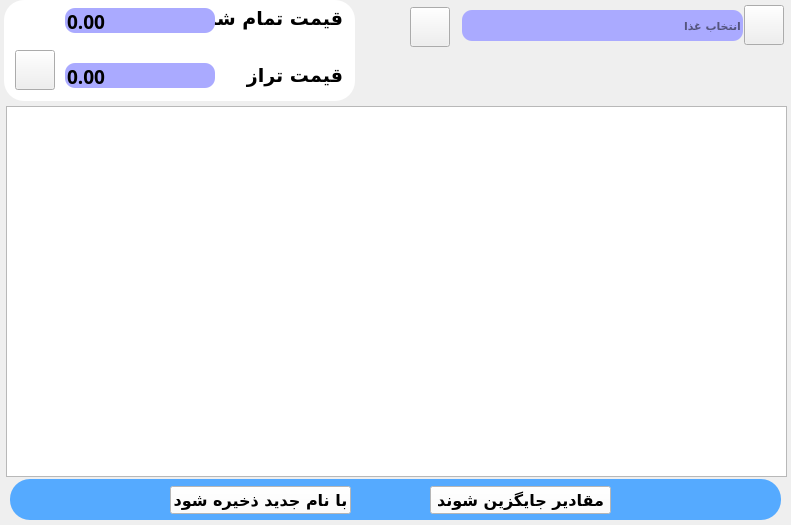
<?xml version="1.0" encoding="UTF-8"?>
<ui version="4.0">
 <class>pricingForm</class>
 <widget class="QWidget" name="pricingForm">
  <property name="geometry">
   <rect>
    <x>0</x>
    <y>0</y>
    <width>791</width>
    <height>525</height>
   </rect>
  </property>
  <property name="windowTitle">
   <string>Form</string>
  </property>
  <widget class="QTableView" name="tableView">
   <property name="geometry">
    <rect>
     <x>6</x>
     <y>106</y>
     <width>781</width>
     <height>371</height>
    </rect>
   </property>
   <property name="font">
    <font>
     <family>B Nazanin</family>
     <pointsize>12</pointsize>
    </font>
   </property>
   <property name="layoutDirection">
    <enum>Qt::RightToLeft</enum>
   </property>
   <attribute name="horizontalHeaderStretchLastSection">
    <bool>true</bool>
   </attribute>
  </widget>
  <widget class="QLabel" name="label_2">
   <property name="geometry">
    <rect>
     <x>212</x>
     <y>3</y>
     <width>131</width>
     <height>31</height>
    </rect>
   </property>
   <property name="font">
    <font>
     <family>B Nazanin</family>
     <pointsize>14</pointsize>
     <weight>75</weight>
     <bold>true</bold>
    </font>
   </property>
   <property name="text">
    <string>قیمت تمام شده</string>
   </property>
   <property name="alignment">
    <set>Qt::AlignLeading|Qt::AlignLeft|Qt::AlignVCenter</set>
   </property>
  </widget>
  <widget class="QDoubleSpinBox" name="primePrice">
   <property name="geometry">
    <rect>
     <x>65</x>
     <y>8</y>
     <width>150</width>
     <height>25</height>
    </rect>
   </property>
   <property name="font">
    <font>
     <family>B Nazanin</family>
     <pointsize>14</pointsize>
     <weight>75</weight>
     <bold>true</bold>
    </font>
   </property>
   <property name="styleSheet">
    <string notr="true">background-color: rgb(170, 170, 255);
border-radius:10px;</string>
   </property>
   <property name="readOnly">
    <bool>true</bool>
   </property>
   <property name="buttonSymbols">
    <enum>QAbstractSpinBox::NoButtons</enum>
   </property>
   <property name="maximum">
    <double>1000000000000000000000.000000000000000</double>
   </property>
  </widget>
  <widget class="QDoubleSpinBox" name="sellPrice">
   <property name="geometry">
    <rect>
     <x>65</x>
     <y>63</y>
     <width>150</width>
     <height>25</height>
    </rect>
   </property>
   <property name="font">
    <font>
     <family>B Nazanin</family>
     <pointsize>14</pointsize>
     <weight>75</weight>
     <bold>true</bold>
    </font>
   </property>
   <property name="styleSheet">
    <string notr="true">background-color: rgb(170, 170, 255);
border-radius:10px;</string>
   </property>
   <property name="readOnly">
    <bool>false</bool>
   </property>
   <property name="buttonSymbols">
    <enum>QAbstractSpinBox::NoButtons</enum>
   </property>
   <property name="suffix">
    <string/>
   </property>
   <property name="minimum">
    <double>-1000000000000000000000.000000000000000</double>
   </property>
   <property name="maximum">
    <double>1000000000000000000000.000000000000000</double>
   </property>
  </widget>
  <widget class="Btn" name="FoodselectPB">
   <property name="geometry">
    <rect>
     <x>744</x>
     <y>5</y>
     <width>40</width>
     <height>40</height>
    </rect>
   </property>
   <property name="toolTip">
    <string>منو</string>
   </property>
   <property name="text">
    <string/>
   </property>
   <property name="icon">
    <iconset resource="reso.qrc">
     <normaloff>:/img/input.png</normaloff>:/img/input.png</iconset>
   </property>
  </widget>
  <widget class="QLineEdit" name="foodName">
   <property name="geometry">
    <rect>
     <x>462</x>
     <y>10</y>
     <width>281</width>
     <height>31</height>
    </rect>
   </property>
   <property name="font">
    <font>
     <family>B Nazanin</family>
     <pointsize>8</pointsize>
     <weight>75</weight>
     <bold>true</bold>
    </font>
   </property>
   <property name="styleSheet">
    <string notr="true">background-color: rgb(170, 170, 255);
border-radius:10px;</string>
   </property>
   <property name="maxLength">
    <number>200</number>
   </property>
   <property name="readOnly">
    <bool>true</bool>
   </property>
   <property name="placeholderText">
    <string>انتخاب غذا</string>
   </property>
  </widget>
  <widget class="QFrame" name="frame">
   <property name="geometry">
    <rect>
     <x>4</x>
     <y>0</y>
     <width>351</width>
     <height>101</height>
    </rect>
   </property>
   <property name="font">
    <font>
     <family>MS Serif</family>
    </font>
   </property>
   <property name="styleSheet">
    <string notr="true">background-color: rgb(255, 255, 255);
border-radius:20px;</string>
   </property>
   <property name="frameShape">
    <enum>QFrame::StyledPanel</enum>
   </property>
   <property name="frameShadow">
    <enum>QFrame::Raised</enum>
   </property>
   <widget class="QLabel" name="label_4">
    <property name="geometry">
     <rect>
      <x>208</x>
      <y>60</y>
      <width>131</width>
      <height>31</height>
     </rect>
    </property>
    <property name="font">
     <font>
      <family>B Nazanin</family>
      <pointsize>14</pointsize>
      <weight>75</weight>
      <bold>true</bold>
     </font>
    </property>
    <property name="text">
     <string>قیمت تراز</string>
    </property>
    <property name="alignment">
     <set>Qt::AlignLeading|Qt::AlignLeft|Qt::AlignVCenter</set>
    </property>
   </widget>
  </widget>
  <widget class="QPushButton" name="saveReplacePB">
   <property name="geometry">
    <rect>
     <x>430</x>
     <y>486</y>
     <width>181</width>
     <height>28</height>
    </rect>
   </property>
   <property name="font">
    <font>
     <family>B Nazanin</family>
     <pointsize>12</pointsize>
     <weight>75</weight>
     <bold>true</bold>
    </font>
   </property>
   <property name="styleSheet">
    <string notr="true">background-color: rgb(255, 255, 255);</string>
   </property>
   <property name="text">
    <string>مقادیر جایگزین شوند</string>
   </property>
  </widget>
  <widget class="QPushButton" name="saveNewNamePB">
   <property name="geometry">
    <rect>
     <x>170</x>
     <y>486</y>
     <width>181</width>
     <height>28</height>
    </rect>
   </property>
   <property name="font">
    <font>
     <family>B Nazanin</family>
     <pointsize>12</pointsize>
     <weight>75</weight>
     <bold>true</bold>
    </font>
   </property>
   <property name="styleSheet">
    <string notr="true">background-color: rgb(255, 255, 255);</string>
   </property>
   <property name="text">
    <string>با نام جدید ذخیره شود</string>
   </property>
  </widget>
  <widget class="Btn" name="retrieveDataPB">
   <property name="geometry">
    <rect>
     <x>410</x>
     <y>7</y>
     <width>40</width>
     <height>40</height>
    </rect>
   </property>
   <property name="toolTip">
    <string>بازگردانی مقادیر اولیه</string>
   </property>
   <property name="text">
    <string/>
   </property>
   <property name="icon">
    <iconset resource="reso.qrc">
     <normaloff>:/img/rewind.png</normaloff>:/img/rewind.png</iconset>
   </property>
  </widget>
  <widget class="Btn" name="calculatePB">
   <property name="geometry">
    <rect>
     <x>15</x>
     <y>50</y>
     <width>40</width>
     <height>40</height>
    </rect>
   </property>
   <property name="toolTip">
    <string>محاسبه</string>
   </property>
   <property name="text">
    <string/>
   </property>
   <property name="icon">
    <iconset resource="reso.qrc">
     <normaloff>:/img/calculate.png</normaloff>:/img/calculate.png</iconset>
   </property>
  </widget>
  <widget class="QFrame" name="frame_2">
   <property name="geometry">
    <rect>
     <x>10</x>
     <y>479</y>
     <width>771</width>
     <height>41</height>
    </rect>
   </property>
   <property name="styleSheet">
    <string notr="true">border-radius:20px;
background-color: rgb(85, 170, 255);
</string>
   </property>
   <property name="frameShape">
    <enum>QFrame::StyledPanel</enum>
   </property>
   <property name="frameShadow">
    <enum>QFrame::Raised</enum>
   </property>
  </widget>
  <zorder>frame</zorder>
  <zorder>tableView</zorder>
  <zorder>label_2</zorder>
  <zorder>primePrice</zorder>
  <zorder>sellPrice</zorder>
  <zorder>FoodselectPB</zorder>
  <zorder>foodName</zorder>
  <zorder>retrieveDataPB</zorder>
  <zorder>calculatePB</zorder>
  <zorder>frame_2</zorder>
  <zorder>saveReplacePB</zorder>
  <zorder>saveNewNamePB</zorder>
 </widget>
 <customwidgets>
  <customwidget>
   <class>Btn</class>
   <extends>QPushButton</extends>
   <header>MaterialsForm.h</header>
  </customwidget>
 </customwidgets>
 <resources>
  <include location="reso.qrc"/>
 </resources>
 <connections/>
</ui>
